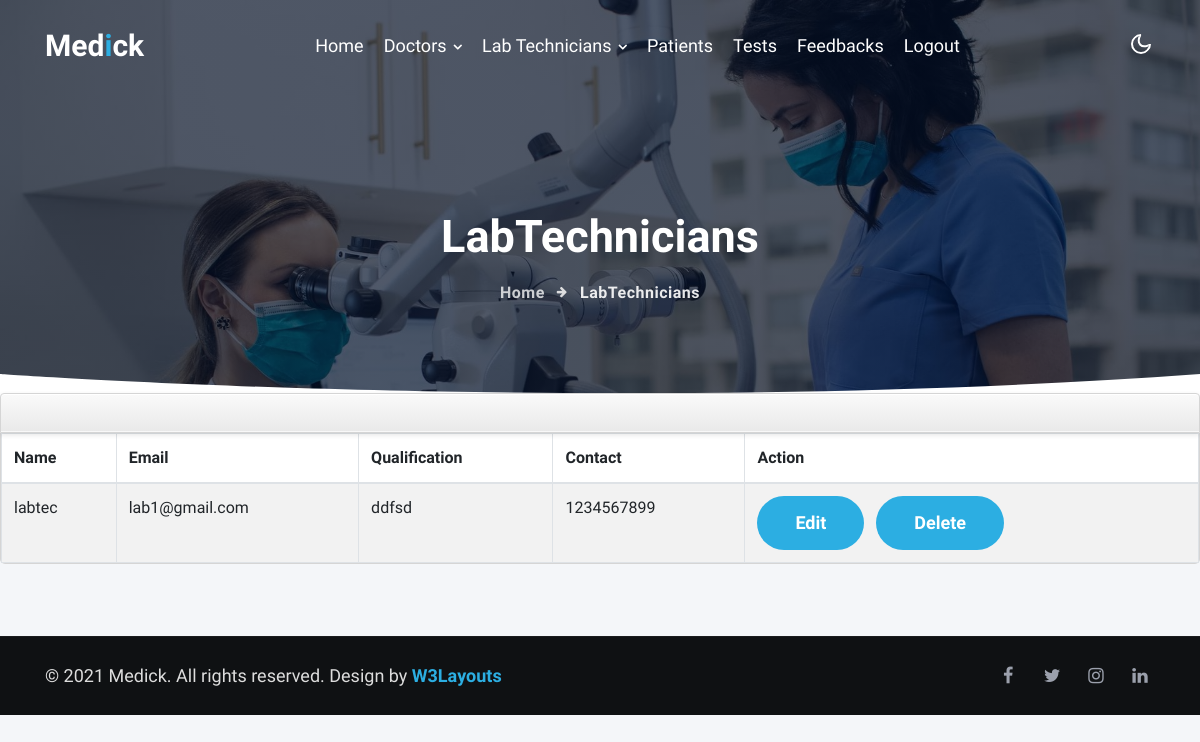
Before: /viewlabtec with the older database file.
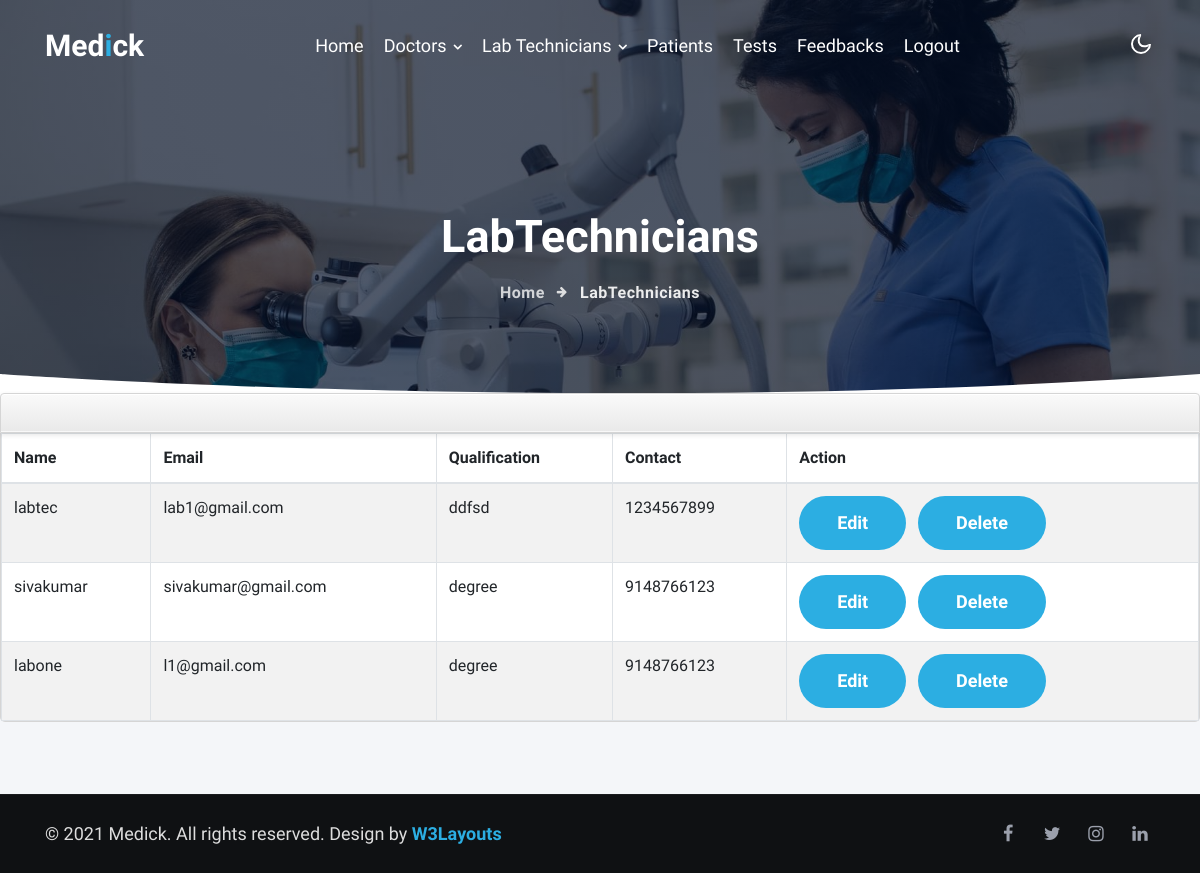
After: the same page with the newer database file.
### heart_prob/models.py (models this page shows, shortened)
class registration(db.Model, UserMixin):
    id=db.Column(db.Integer, primary_key=True)
    lid=db.Column(db.String(80))
    name = db.Column(db.String(80))
    address= db.Column(db.String (80))
    age= db.Column(db.String (80))
    gender= db.Column(db.String (80))
    email= db.Column(db.String(80))
    number= db.Column(db.String (10))
    password = db.Column(db.String(80))
    usertype = db.Column(db.String(80))
    Specialisation=db.Column(db.String(80))
    Qualification=db.Column(db.String(80))
    Image=db.Column(db.String(80))

### heart_prob/routes.py (the view)
@login_required
@app.route('/viewlabtec',methods=["GET","POST"])
def viewlabtec():
    obj = registration.query.filter_by(usertype="labtec").all()
    return render_template("viewlabtec.html",obj=obj)

### heart_prob/templates/viewlabtec.html (shortened to what this page needs)
{%extends 'adminlayout.html'%}
{%block content%}
<div class="breadcrumb-bg w3l-inner-page-breadcrumb py-5">
	<div class="container pt-lg-5 pt-md-3 p-lg-4 pb-md-3 my-lg-3">
	  <h2 class="title pt-5">LabTechnicians</h2>
	  <ul class="breadcrumbs-custom-path mt-3 text-center">
		<li><a href="/adminpage">Home</a></li>
		<li class="active"><span class="fa fa-arrow-right mx-2" aria-hidden="true"></span> LabTechnicians</li>
	  </ul>
	</div>
  </div>
  <div class="position-relative">
  <div class="shape overflow-hidden">
  </div>
  </div>
<div class="span7">
<div class="widget stacked widget-table action-table">
				<div class="widget-header">
				</div>
				<div class="widget-content" >
					<table class="table table-striped table-bordered">
						<thead>
							<tr>
								<th>Name</th>
								<th>Email</th>
								<th>Qualification</th>
                                <th>Contact</th>
								<th>Action</th>
							</tr>
						</thead>
						<tbody>
                            {% for  i in obj %}
							<tr>
								<td>{{i.name }}</td>
								<td>{{i.email}}</td>
                                <td>{{i.Qualification}}</td>
                                <td>{{i.number}}</td>
								<td><a href='/editlabtec/{{i.id}}'button class="btn btn-style btn-secondary">Edit</a>&nbsp;&nbsp;&nbsp;<a href="/delete_labtec/{{i.id}}"button class="btn btn-style btn-primary">Delete</a></td>
                            </tr>
                              {%endfor%}
					        </tbody>
						</table>
				</div>
			</div>
            </div>
<br>
<br>
{%endblock%}

Changed rows visible on the page:
added registration: name "sivakumar", email "sivakumar@gmail.com", Qualification "degree", number "9148766123"
added registration: name "labone", email "l1@gmail.com", Qualification "degree", number "9148766123"
